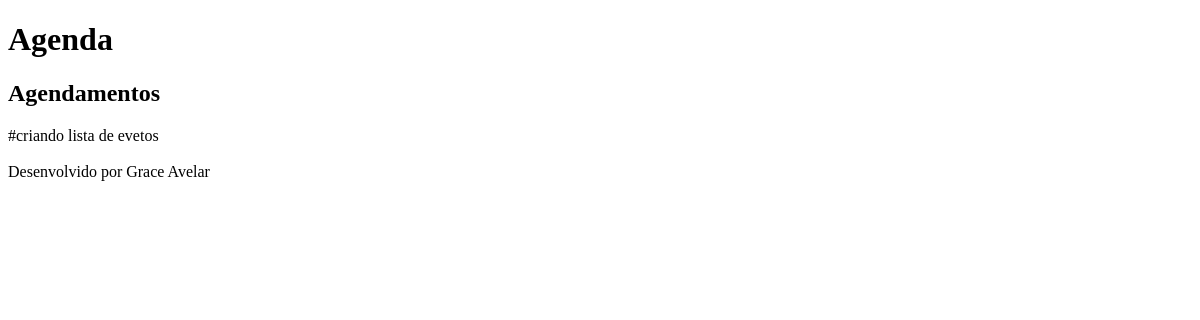
Before: /agenda/ with the older database file.
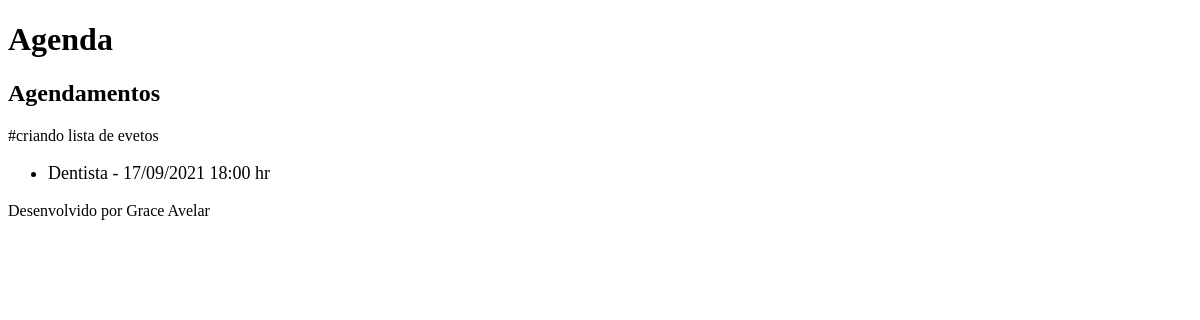
After: the same page with the newer database file.
### core/models.py (models this page shows, shortened)
class Evento(models.Model):
    titulo = models.CharField(max_length=100)
    descricao = models.TextField(blank=True, null=True)
    data_evento = models.DateTimeField(verbose_name='Data do Evento')
    data_criacao = models.DateTimeField(auto_now=True)
    usuario = models.ForeignKey(User, on_delete=models.CASCADE)
    class Meta:
        db_table = 'evento'
    def get_data_evento(self):
        return self.data_evento.strftime('%d/%m/%Y %H:%M hr')

### core/views.py (the view)
# urls.py: path('agenda/', views.lista_eventos),
def lista_eventos(request):
    usuario = request.user
    evento = Evento.objects.all()
    dados = {'eventos':evento}
    return render(request, 'agenda.html', dados)

### templates/agenda.html
{% extends "model-page.html" %}
{% block content %}
    <h2>Agendamentos</h2>
#criando lista de evetos
    <ul style="font-size: 18px">
    {% for evento in eventos %}
        <li>{{ evento.titulo }} - {{ evento.get_data_evento }}</li>
    {% endfor %}
    </ul>
{% endblock %}

Changed rows visible on the page:
added Evento: titulo "Dentista", get_data_evento "17/09/2021 18:00 hr"
